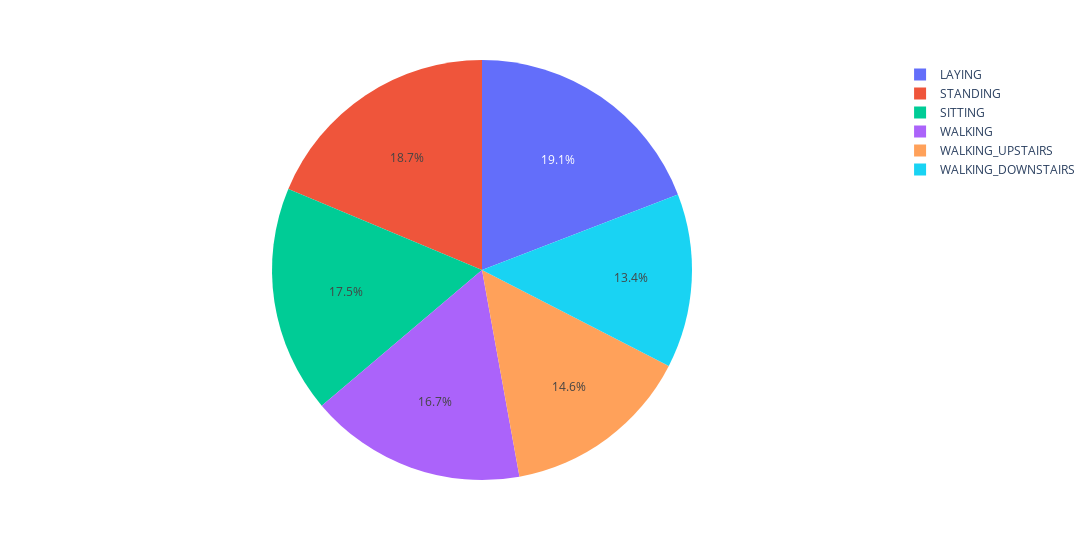

Notebook source saved alongside this figure:
### Code cell
fig = px.pie(train, names='ActivityName',width=1200)
fig.show()

### Figure 1 — Plotly figure (JSON) as saved in the notebook; plotly's stock layout.template omitted (floating-point values rounded to 4 significant figures; data arrays with more than 128 entries replaced by an {"elided": "..."} marker saying what was removed)
{"data": [{"domain": {"x": [0, 1], "y": [0, 1]}, "hovertemplate": "ActivityName=%{label}<extra></extra>", "labels": {"elided": "7352 str values"}, "legendgroup": "", "name": "", "showlegend": true, "type": "pie"}], "layout": {"legend": {"tracegroupgap": 0}, "margin": {"t": 60}, "width": 1200}}
